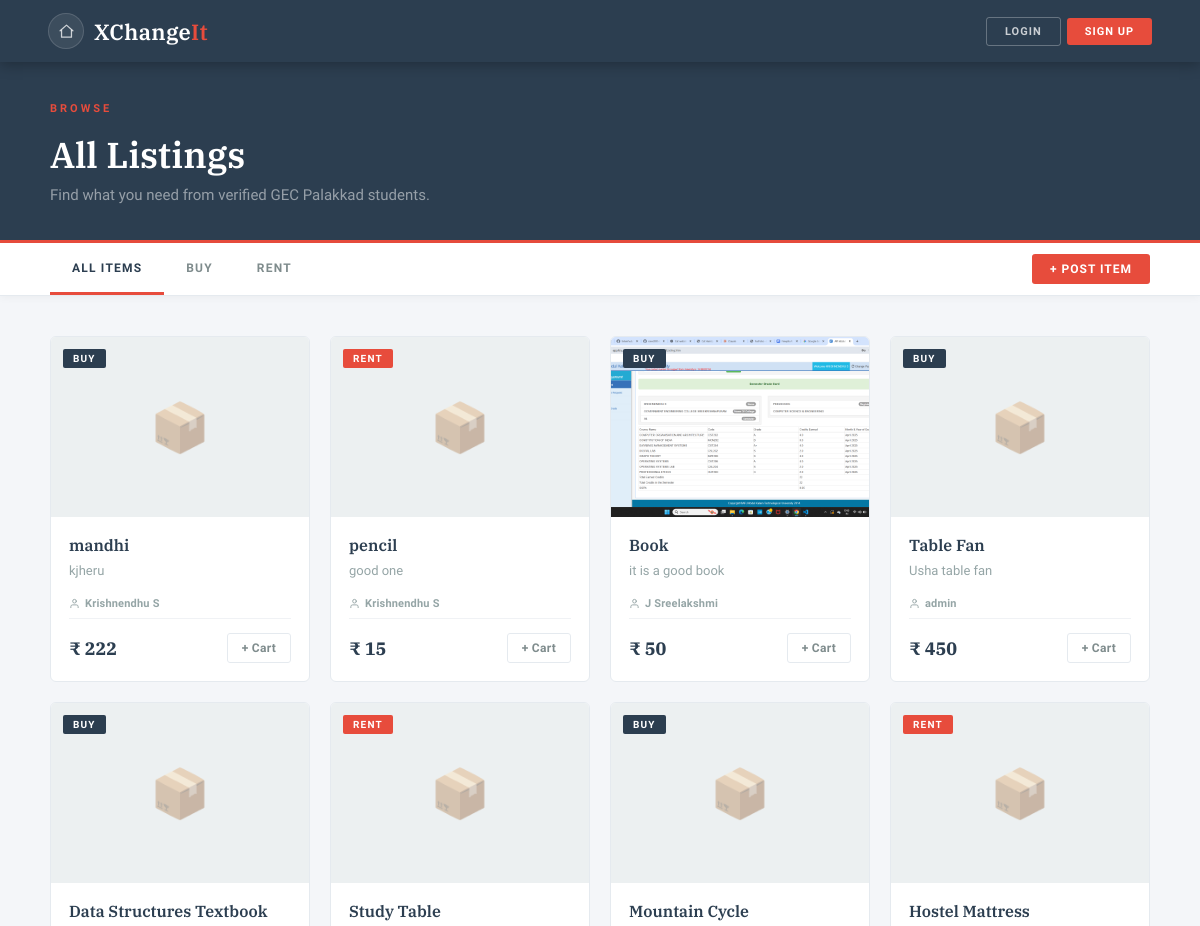
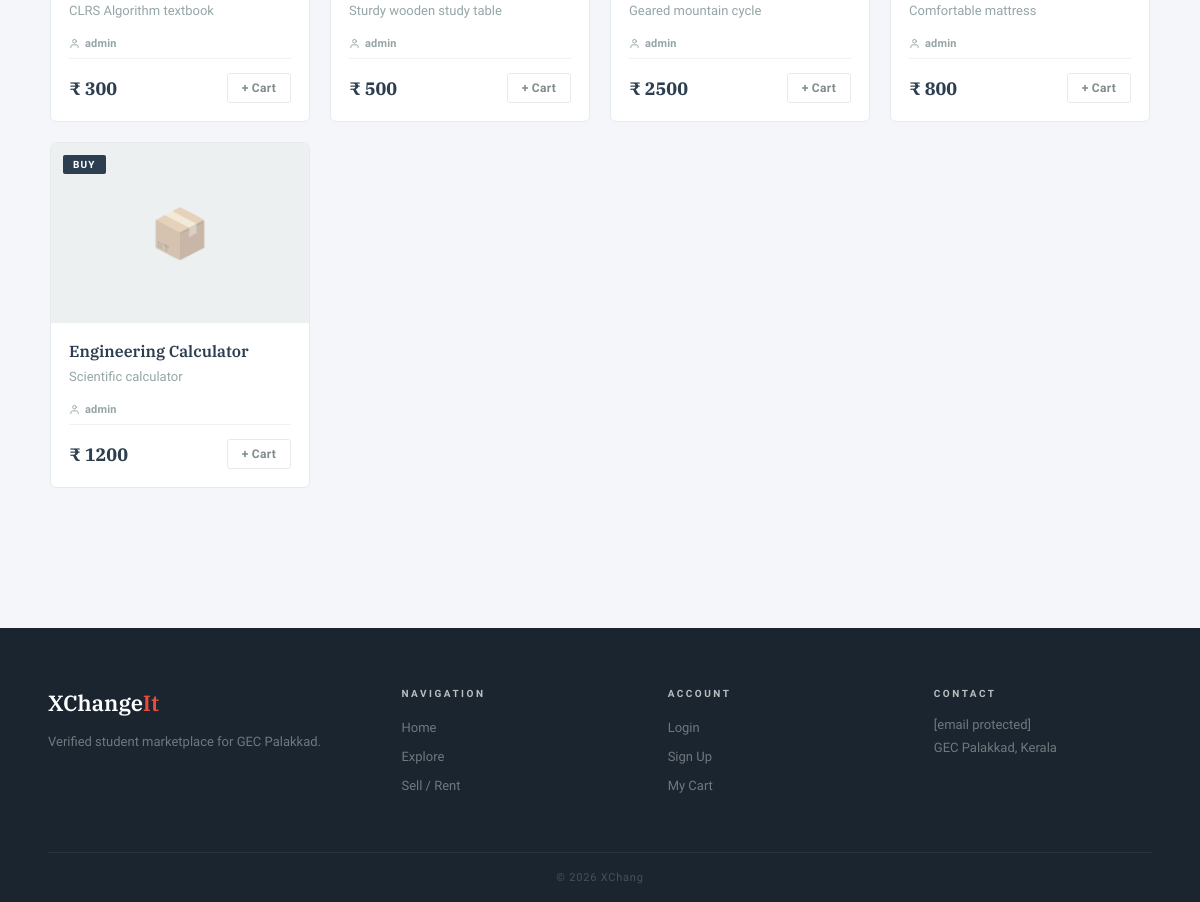
Before: /explore with the older database file (2 pictures, top to bottom).
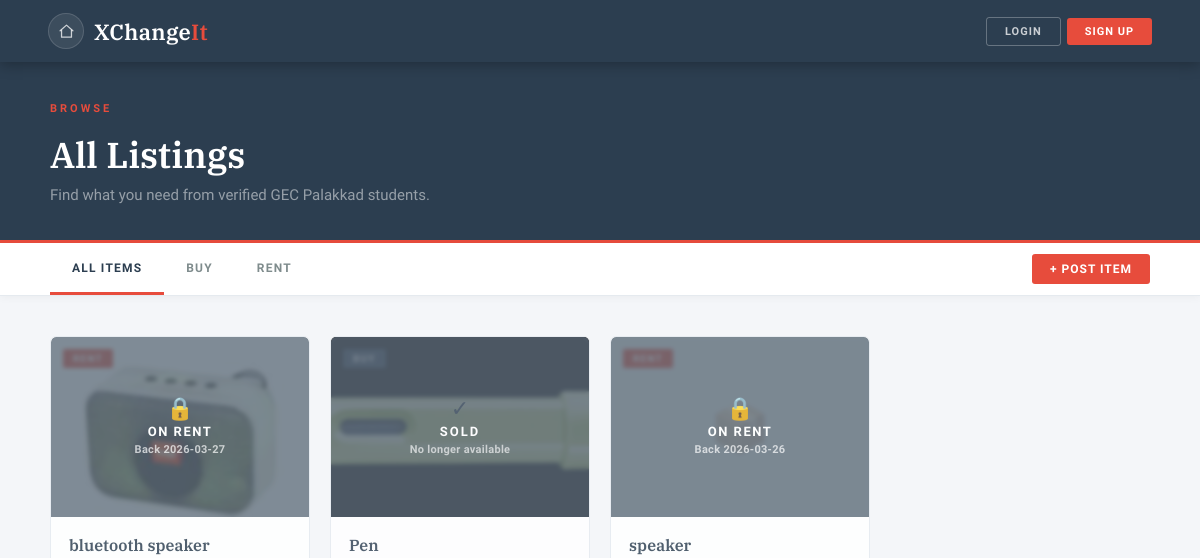
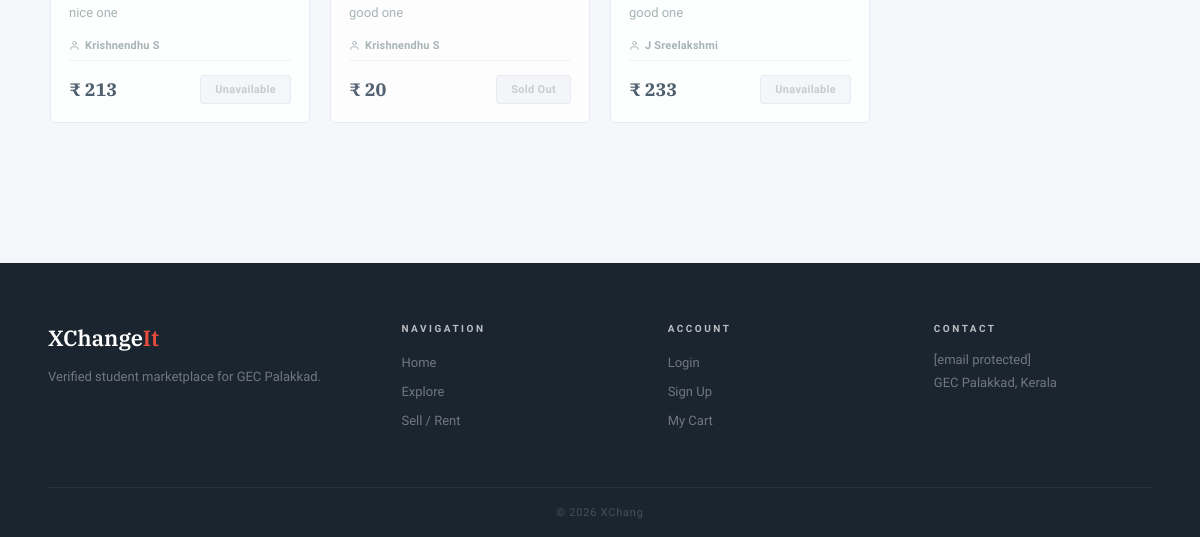
After: the same page with the newer database file (2 pictures, top to bottom).
### tables this page shows
CREATE TABLE products (
            id           INTEGER PRIMARY KEY AUTOINCREMENT,
            name         TEXT    NOT NULL,
            price        INTEGER NOT NULL,
            short_desc   TEXT,
            detailed_desc TEXT,
            category     TEXT,
            image1       TEXT,
            image2       TEXT,
            image3       TEXT,
            image4       TEXT,
            image5       TEXT,
            seller       TEXT
        );

### app.py (the view)
@app.route("/explore")
def explore():
    category = request.args.get("category", "all")
    conn = sqlite3.connect(DATABASE)
    c = conn.cursor()
    if category == "buy":
        c.execute("SELECT * FROM products WHERE category='buy' ORDER BY id DESC")
    elif category == "rent":
        c.execute("SELECT * FROM products WHERE category='rent' ORDER BY id DESC")
    else:
        c.execute("SELECT * FROM products ORDER BY id DESC")
    products = c.fetchall()
    conn.close()
    pending = get_pending_count(session.get("user"))
    rent_product_ids = [p[0] for p in products if p[5] == "rent"]
    active_rents = get_active_rents_bulk(rent_product_ids)
    buy_product_ids = [p[0] for p in products if p[5] == "buy"]
    sold_products = get_sold_bulk(buy_product_ids)
    return render_template("explore.html", products=products, category=category,
                           pending_count=pending, active_rents=active_rents,
                           sold_products=sold_products)

### app.py (called while the page is built, shortened)
def get_pending_count(username):
    if not username:
        return 0

def get_active_rents_bulk(product_ids):
    if not product_ids:
        return {}
    from datetime import date
    today = date.today().isoformat()
    conn = sqlite3.connect(DATABASE)
    conn.row_factory = sqlite3.Row
    c = conn.cursor()
    placeholders = ",".join("?" for _ in product_ids)
    c.execute(f"""SELECT product_id, MAX(rent_to) as rent_to
                  FROM order_requests
                  WHERE product_id IN ({placeholders})
                  AND status='accepted'
                  AND rent_to IS NOT NULL AND rent_to >= ?
                  GROUP BY product_id""",
              list(product_ids) + [today])
    result = {row["product_id"]: row["rent_to"] for row in c.fetchall()}
    conn.close()
    return result

def get_sold_bulk(product_ids):
    if not product_ids:
        return set()
    conn = sqlite3.connect(DATABASE)
    conn.row_factory = sqlite3.Row
    c = conn.cursor()
    placeholders = ",".join("?" for _ in product_ids)
    c.execute(f"""SELECT DISTINCT product_id
                  FROM order_requests
                  WHERE product_id IN ({placeholders})
                  AND status='accepted'""",
              list(product_ids))
    result = {row["product_id"] for row in c.fetchall()}
    conn.close()
    return result

### templates/explore.html (shortened to what this page needs)
<!DOCTYPE html>
<html lang="en">
<head>
  <link rel="stylesheet" href="{{ url_for('static', filename='slate.css') }}">
  <link rel="stylesheet" href="{{ url_for('static', filename='explore.css') }}">
</head>
<body>
<nav class="navbar">
  <div style="display:flex; align-items:center; gap:10px;">
    <a href="{{ url_for('home') }}" class="nav-icon-btn" data-tooltip="Home">
      <svg viewBox="0 0 24 24" width="18" height="18" fill="none" stroke="currentColor" stroke-width="2">
        <path d="M3 11L12 3l9 8"></path>
        <path d="M5 10v10h14V10"></path>
      </svg>
    </a>
    <a href="{{ url_for('home') }}" class="logo">XChange<span>It</span></a>
  </div>
  <div class="nav-right">
    {% if session.get('user') %}
      <a href="{{ url_for('cart') }}" class="nav-icon-btn" data-tooltip="Cart">
        <svg viewBox="0 0 24 24"><path d="M6 2L3 6v14a2 2 0 002 2h14a2 2 0 002-2V6l-3-4z"/><line x1="3" y1="6" x2="21" y2="6"/><path d="M16 10a4 4 0 01-8 0"/></svg>
      </a>
      <a href="{{ url_for('my_listings_chat') }}" class="nav-icon-btn" data-tooltip="Chats">
        <svg viewBox="0 0 24 24"><path d="M21 15a2 2 0 01-2 2H7l-4 4V5a2 2 0 012-2h14a2 2 0 012 2z"/></svg>
        {% if pending_count and pending_count > 0 %}
          <span class="nav-badge">{{ pending_count }}</span>
        {% endif %}
      </a>
      <div class="notif-wrap" id="notifWrap">
        <button class="nav-icon-btn notif-bell-btn" id="notifBell" data-tooltip="Notifications" onclick="toggleNotifPanel(event)" aria-label="Notifications">
          <svg viewBox="0 0 24 24" fill="none" stroke="currentColor" stroke-width="2" stroke-linecap="round" stroke-linejoin="round" width="18" height="18">
            <path d="M18 8A6 6 0 006 8c0 7-3 9-3 9h18s-3-2-3-9"/>
            <path d="M13.73 21a2 2 0 01-3.46 0"/>
          </svg>
          <span class="nav-badge notif-badge" id="notifBadge" style="display:none;"></span>
        </button>
        <div class="notif-panel" id="notifPanel" style="display:none;">
          <div class="notif-panel-header">
            <span>Notifications</span>
            <button class="notif-close-btn" onclick="closeNotifPanel()">&#x2715;</button>
          </div>
          <div class="notif-list" id="notifList">
            <div class="notif-loading">Loading&#8230;</div>
          </div>
        </div>
      </div>
      <a href="{{ url_for('profile') }}" class="nav-icon-btn nav-profile-btn" data-tooltip="{{ session.get('user') }}">
        {{ session.get('user')[0]|upper }}
      </a>
    {% else %}
      <a href="{{ url_for('login') }}" class="btn-nav-ghost">Login</a>
      <a href="{{ url_for('signup') }}" class="btn-nav-fill">Sign Up</a>
    {% endif %}
  </div>
</nav>
<div class="page-header">
  <div class="page-header-inner">
    <span class="overline">Browse</span>
    <h1>All Listings</h1>
    <p>Find what you need from verified GEC Palakkad students.</p>
  </div>
</div>
<div class="filter-bar">
  <div class="filter-inner">
    <div class="filter-tabs">
      <a href="{{ url_for('explore') }}"
         class="filter-tab {% if category=='all' %}active{% endif %}">All Items</a>
      <a href="{{ url_for('explore', category='buy') }}"
         class="filter-tab {% if category=='buy' %}active{% endif %}">Buy</a>
      <a href="{{ url_for('explore', category='rent') }}"
         class="filter-tab {% if category=='rent' %}active{% endif %}">Rent</a>
    </div>
    <a href="{{ url_for('sell') }}" class="btn-nav-fill" style="font-size:12px; padding:8px 18px; border-radius:3px;">+ Post Item</a>
  </div>
</div>
<div class="products-section">
  <div class="products-inner">
    {% if products %}
    <div class="products-grid">
      {% for product in products %}
      <div class="product-card"
           onclick="window.location.href=this.dataset.href" data-href="{{ url_for('product_detail', product_id=product[0]) }}">
        <div class="product-img">
          {% if product[6] %}
            <img src="{{ url_for('static', filename='uploads/' + product[6]) }}" alt="{{ product[1] }}">
          {% else %}
            <div class="product-img-placeholder">
              <span>📦</span>
            </div>
          {% endif %}
          <div class="product-badge {% if product[5]=='rent' %}badge-rent{% else %}badge-buy{% endif %}">
            {{ product[5]|upper if product[5] else 'BUY' }}
          </div>
          {% if product[5] == 'rent' and active_rents.get(product[0]) %}
          <div class="rent-blocked-overlay">
            <span class="rent-blocked-icon">🔒</span>
            <span class="rent-blocked-text">On Rent</span>
            <span class="rent-blocked-date">Back {{ active_rents[product[0]] }}</span>
          </div>
          {% elif product[5] == 'buy' and product[0] in sold_products %}
          <div class="sold-overlay">
            <span class="sold-overlay-icon">✓</span>
            <span class="sold-overlay-text">Sold</span>
            <span class="sold-overlay-sub">No longer available</span>
          </div>
          {% endif %}
        </div>
        <div class="product-body">
          <h3>{{ product[1] }}</h3>
          <p class="product-desc">{{ product[3] }}</p>
          {% if product[11] %}
          <div class="product-seller">
            <svg viewBox="0 0 24 24" fill="none" stroke="currentColor" stroke-width="2" width="11" height="11" stroke-linecap="round" stroke-linejoin="round"><path d="M20 21v-2a4 4 0 00-4-4H8a4 4 0 00-4 4v2"/><circle cx="12" cy="7" r="4"/></svg>
            {{ product[11] }}
          </div>
          {% endif %}
          <div class="product-footer">
            <span class="product-price">₹ {{ product[2] }}</span>
            {% if product[5] == 'rent' and active_rents.get(product[0]) %}
              <span class="wishlist-btn rented-out-btn" title="Currently rented out">Unavailable</span>
            {% elif product[5] == 'buy' and product[0] in sold_products %}
              <span class="wishlist-btn sold-out-btn" title="This item has been sold">Sold Out</span>
            {% else %}
              <a href="{{ url_for('add_to_cart', product_id=product[0]) }}"
                 class="wishlist-btn"
                 onclick="event.stopPropagation()">+ Cart</a>
            {% endif %}
          </div>
        </div>
      </div>
      {% endfor %}
    </div>
    {% endif %}
  </div>
</div>
<footer class="footer">
  <div class="footer-grid">
    <div class="footer-col">
      <span class="footer-logo">XChange<span>It</span></span>
      <p class="footer-desc">Verified student marketplace for GEC Palakkad.</p>
    </div>
    <div class="footer-col">
      <h4>Navigation</h4>
      <ul>
        <li><a href="{{ url_for('home') }}">Home</a></li>
        <li><a href="{{ url_for('explore') }}">Explore</a></li>
        <li><a href="{{ url_for('sell') }}">Sell / Rent</a></li>
      </ul>
    </div>
    <div class="footer-col">
      <h4>Account</h4>
      <ul>
        <li><a href="{{ url_for('login') }}">Login</a></li>
        <li><a href="{{ url_for('signup') }}">Sign Up</a></li>
        <li><a href="{{ url_for('cart') }}">My Cart</a></li>
      </ul>
    </div>
    <div class="footer-col">
      <h4>Contact</h4>
      <p><a href="/cdn-cgi/l/email-protection" class="__cf_email__" data-cfemail="90e3e5e0e0ffe2e4d0e8f3f8f1fef7f5f9e4bef9fe">[email&#160;protected]</a></p>
      <p>GEC Palakkad, Kerala</p>
    </div>
  </div>
  <div class="footer-bottom">© 2026 XChang
</body>
</html>

### static/slate.css (style rules this page uses)
*, *::before, *::after { box-sizing: border-box; margin: 0; padding: 0; }
html { scroll-behavior: smooth; }
body { font-family: 'Raleway', sans-serif; background: #f4f6f9; color: #2c3e50; min-height: 100vh; }
a { text-decoration: none; color: inherit; }
.navbar { background: #2c3e50; padding: 0 48px; display: flex; align-items: center; justify-content: space-between; height: 62px; position: sticky; top: 0; z-index: 1000; box-shadow: 0 2px 14px rgba(0,0,0,0.3); }
.logo { font-family: 'IBM Plex Serif', serif; font-size: 22px; color: #fff; font-weight: 600; letter-spacing: 0.3px; }
.logo span { color: #e74c3c; }
.nav-right { display: flex; gap: 10px; align-items: center; }
.btn-nav-ghost { padding: 7px 18px; background: transparent; border: 1px solid rgba(255,255,255,0.28); color: rgba(255,255,255,0.75); border-radius: 3px; font-size: 11px; font-weight: 700; letter-spacing: 1px; text-transform: uppercase; cursor: pointer; font-family: 'Raleway', sans-serif; transition: all 0.2s; }
.btn-nav-fill { padding: 7px 18px; background: #e74c3c; border: none; color: #fff; border-radius: 3px; font-size: 11px; font-weight: 700; letter-spacing: 1px; text-transform: uppercase; cursor: pointer; font-family: 'Raleway', sans-serif; transition: opacity 0.2s; }
.overline { font-size: 11px; letter-spacing: 3px; text-transform: uppercase; color: #e74c3c; font-weight: 700; margin-bottom: 16px; display: block; }
.footer { background: #1a252f; padding: 60px 48px 0; margin-top: 80px; }
.footer-grid { display: grid; grid-template-columns: 1.4fr 1fr 1fr 1fr; gap: 48px; padding-bottom: 48px; border-bottom: 1px solid rgba(255,255,255,0.06); }
.footer-logo { font-family: 'IBM Plex Serif', serif; font-size: 22px; color: #fff; font-weight: 600; margin-bottom: 14px; display: block; }
.footer-logo span { color: #e74c3c; }
.footer-desc { color: rgba(255,255,255,0.38); font-size: 13px; line-height: 1.75; font-weight: 300; }
.footer-col h4 { color: rgba(255,255,255,0.7); font-size: 10px; letter-spacing: 2.5px; text-transform: uppercase; font-weight: 700; margin-bottom: 18px; }
.footer-col ul { list-style: none; }
.footer-col ul li { margin-bottom: 10px; }
.footer-col ul li a { color: rgba(255,255,255,0.38); font-size: 13px; transition: color 0.2s; }
.footer-col p { color: rgba(255,255,255,0.38); font-size: 13px; margin-bottom: 8px; font-weight: 300; }
.footer-bottom { text-align: center; padding: 18px 0; color: rgba(255,255,255,0.2); font-size: 11px; letter-spacing: 0.8px; }
.nav-right { display: flex; gap: 6px; align-items: center; }
.nav-icon-btn { position: relative; width: 36px; height: 36px; border-radius: 50%; background: rgba(255,255,255,0.08); border: 1px solid rgba(255,255,255,0.14); display: flex; align-items: center; justify-content: center; color: rgba(255,255,255,0.75); font-size: 16px; cursor: pointer; transition: background 0.2s, border-color 0.2s, color 0.2s; text-decoration: none; flex-shrink: 0; }
.nav-icon-btn svg { width: 17px; height: 17px; stroke: currentColor; fill: none; stroke-width: 1.8; stroke-linecap: round; stroke-linejoin: round; flex-shrink: 0; }
.nav-icon-btn::after { content: attr(data-tooltip); position: absolute; bottom: -32px; left: 50%; transform: translateX(-50%); background: #1a252f; color: rgba(255,255,255,0.8); font-size: 10px; font-weight: 600; letter-spacing: 0.5px; padding: 4px 8px; border-radius: 3px; white-space: nowrap; pointer-events: none; opacity: 0; transition: opacity 0.2s; font-family: 'Raleway', sans-serif; z-index: 9999; }

### templates/explore.html (style rules this page uses)
.product-seller { display: flex; align-items: center; gap: 5px; font-size: 11px; color: #95a5a6; font-weight: 600; margin-bottom: 8px; letter-spacing: 0.2px; }

Changed rows visible on the page:
removed products: category "BUY", name "mandhi", short_desc "kjheru", seller "Krishnendhu S", price "222"
removed products: category "RENT", name "pencil", short_desc "good one", seller "Krishnendhu S", price "15"
removed products: image1 (picture), category "BUY", name "Book", short_desc "it is a good book", seller "J Sreelakshmi", price "50"
removed products: category "BUY", name "Table Fan", short_desc "Usha table fan", seller "admin", price "450"
removed products: category "BUY", name "Data Structures Textbook", short_desc "CLRS Algorithm textbook", seller "admin", price "300"
removed products: category "RENT", name "Study Table", short_desc "Sturdy wooden study table", seller "admin", price "500"
removed products: category "BUY", name "Mountain Cycle", short_desc "Geared mountain cycle", seller "admin", price "2500"
removed products: category "RENT", name "Hostel Mattress", short_desc "Comfortable mattress", seller "admin", price "800"
removed products: category "BUY", name "Engineering Calculator", short_desc "Scientific calculator", seller "admin", price "1200"
added products: image1 (picture), active_rents "2026-03-27", name "bluetooth speaker", short_desc "nice one", seller "Krishnendhu S", price "213", category "Unavailable"
added products: image1 (picture), category "SOLD", name "Pen", short_desc "good one", seller "Krishnendhu S", price "20"
added products: active_rents "2026-03-26", name "speaker", short_desc "good one", seller "J Sreelakshmi", price "233", category "Unavailable"
